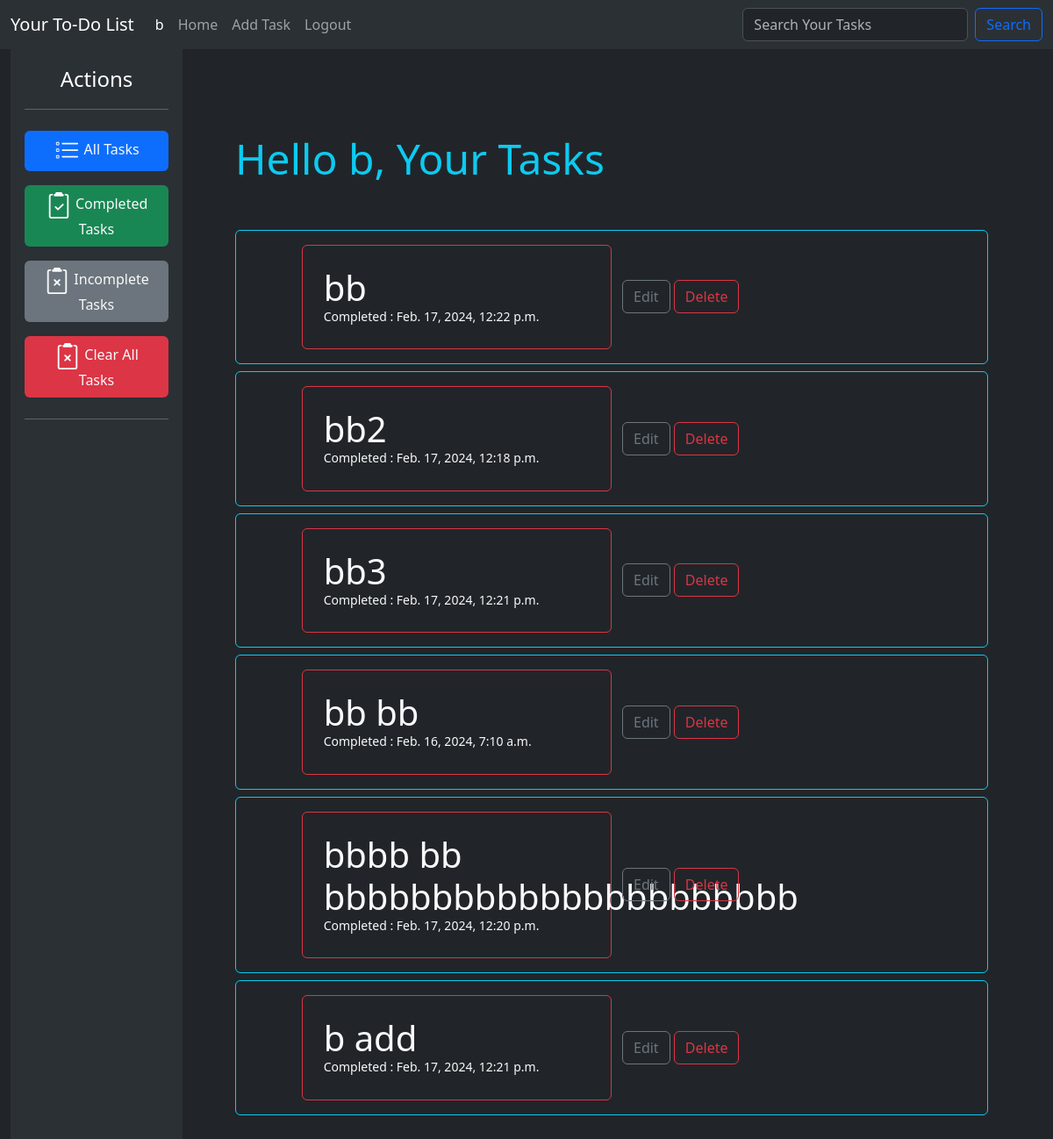
Screenshot of / (signed in) with the database file from the repository.
### API/models.py (models this page shows, shortened)
class Task(models.Model):
    name = models.CharField(max_length=100)
    description = models.TextField()
    date_added = models.DateTimeField(auto_now_add=True)
    date_modified = models.DateTimeField(auto_now=True)
    completed = models.BooleanField(default=False)
    user = models.ForeignKey(User, on_delete=models.CASCADE)

### todo_Front_end/views.py (the view)
# urls.py: path('',views.TaskList.as_view(),name='home'),
class TaskList(LoginRequiredMixin, ListView):
    model = Task
    template_name = 'index.html'
    context_object_name = 'tasklist'
    def get_queryset(self):
        u = self.request.user
        return Task.objects.filter(user=u)

### templates/index.html (shortened to what this page needs)
{% extends 'base.html' %}
{% block content %}
<div class="container-fluid">
    <div class="row">
        <div class="col-md-2 me-5  p-3 bg-body-tertiary">
            <div class="d-flex align-items-center  mb-3 mb-md-0 me-md-auto link-body-emphasis text-decoration-none">
                <span class="fs-4 mx-auto">Actions</span>
            </div>
            <hr>
            <ul class="nav nav-pills flex-column mb-auto ">
                <li class="nav-item my-2">
                    <a href="{% url 'todo:home' %}" class="nav-link bg-primary text-light text-center "
                        aria-current="page">
                        All Tasks
                    </a>
                </li>
                <li class="nav-item my-2">
                    <a href="{% url 'todo:completed_tasks' %}" class="nav-link bg-success text-light text-center "
                        aria-current="page">
                        Completed Tasks
                    </a>
                </li>
                <li class="nav-item my-2">
                    <a href="{% url 'todo:incompleted_tasks' %}" class="nav-link bg-secondary text-light text-center "
                        aria-current="page">
                        Incomplete Tasks
                    </a>
                </li>
                <li class="nav-item my-2">
                    <a href="{% url 'todo:clearalltasks' %}" class="nav-link bg-danger text-light text-center "
                        aria-current="page">
                        Clear All Tasks
                    </a>
                </li>
            </ul>
            <hr>
        </div>
        <div class="col-md-9 my-5 gy-5">
            <div class="my-5">
                {% if tasklist %}
                <p class="display-5 text-info">Hello {{ request.user }}, Your Tasks</p>
                {% else %}
                <p class="display-5 text-info">Hello {{ request.user }}, <span><a
                            class="text-decoration-none text-primary" href="{% url 'todo:addtask' %}">Add
                            Task</a></span></p>
                {% endif %}
            </div>
            <div class="list-group list-group-flush scrollarea">
                {% for task in tasklist %}
                <div class="list-group-item list-group-item-action rounded border border-info my-1 py-3 lh-sm">
                    <div class="row text-start align-items-center justify-content-center">
                        <div class="col-md-5 rounded border border-danger p-4 mb-3 mb-md-0">
                            <a href="{% url 'todo:taskdetail' task.id %}" class="text-decoration-none text-light">
                                <strong class="mb-1 display-6">{{ task.name }}</strong>
                                {% if task.completed %}
                                <div class="col-10 mb-1 small">Completed : {{ task.date_modified }}</div>
                                {% endif %}
                            </a>
                        </div>
                        <div class="col-md-5">
                            <a href="{% url 'todo:taskdetail' task.id %}" type="button"
                                class="btn btn-outline-secondary">Edit</a>
                            <a href="{% url 'todo:taskDelete' task.id %}" type="button"
                                class="btn btn-outline-danger">Delete</a>
                        </div>
                    </div>
                </div>
                {% endfor %}
            </div>
        </div>
    </div>
</div>
{% endblock %}

### templates/navbar.html (shortened to what this page needs)
<nav class="navbar navbar-expand-lg bg-body-tertiary sticky-top" data-bs-theme="dark">
    <div class="container-fluid">
        <a class="navbar-brand" href="#">Your To-Do List</a>
        <div class="collapse navbar-collapse " id="navbarSupportedContent">
            <ul class="navbar-nav me-auto mb-2 mb-lg-0  ">
                {% if request.user.is_authenticated %}
                <li class="nav-item ">
                    <a class="nav-link active " href="">{{request.user}}</a>
                </li>
                {%endif%}
                {% if request.user.is_authenticated %}
                <li class="nav-item">
                    <a class="nav-link " aria-current="page" href="{% url 'todo:home' %}">Home</a>
                </li>
                <li class="nav-item">
                    <a class="nav-link" href="{% url 'todo:addtask' %}">Add Task</a>
                </li>
                <li class="nav-item">
                    <a class="nav-link" href="{% url 'todo:logout' %}">Logout</a>
                </li>
                {%endif%}
            </ul>
            {% if request.user.is_authenticated %}
            <form method="post" action="{% url 'todo:search' %}" class="d-flex" role="search">
                <input class="form-control me-2" name="q" type="search" placeholder="Search Your Tasks"
                    aria-label="Search">
                <button class="btn btn-outline-primary" type="submit">Search</button>
            </form>
            {%endif%}
        </div>
    </div>
</nav>

### rows the page displays
Task: name "bb", date_modified "Feb. 17, 2024, 12:22 p.m."
Task: name "bb2", date_modified "Feb. 17, 2024, 12:18 p.m."
Task: name "bb3", date_modified "Feb. 17, 2024, 12:21 p.m."
Task: name "bb bb", date_modified "Feb. 16, 2024, 7:10 a.m."
Task: name "bbbb bb bbbbbbbbbbbbbbbbbbbbbb", date_modified "Feb. 17, 2024, 12:20 p.m."
Task: name "b add", date_modified "Feb. 17, 2024, 12:21 p.m."

### other values shown
{{ request.user }} "b"
